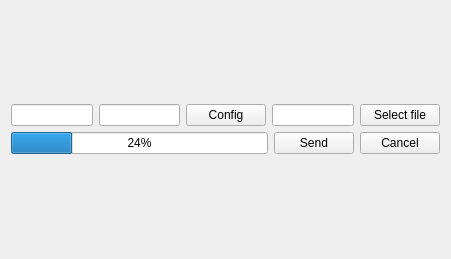
<?xml version="1.0" encoding="UTF-8"?>
<ui version="4.0">
 <class>fileOperation</class>
 <widget class="QWidget" name="fileOperation">
  <property name="geometry">
   <rect>
    <x>0</x>
    <y>0</y>
    <width>451</width>
    <height>259</height>
   </rect>
  </property>
  <property name="windowTitle">
   <string>Form</string>
  </property>
  <layout class="QVBoxLayout" name="verticalLayout_2">
   <item>
    <layout class="QVBoxLayout" name="verticalLayout">
     <item>
      <layout class="QHBoxLayout" name="horizontalLayout">
       <item>
        <widget class="QLineEdit" name="ip"/>
       </item>
       <item>
        <widget class="QLineEdit" name="port"/>
       </item>
       <item>
        <widget class="QPushButton" name="connectServer">
         <property name="text">
          <string>Config</string>
         </property>
        </widget>
       </item>
       <item>
        <widget class="QLineEdit" name="fileNameInput"/>
       </item>
       <item>
        <widget class="QPushButton" name="selectFileBtn">
         <property name="text">
          <string>Select file</string>
         </property>
        </widget>
       </item>
      </layout>
     </item>
     <item>
      <layout class="QHBoxLayout" name="horizontalLayout_2">
       <item>
        <widget class="QProgressBar" name="progressBar">
         <property name="value">
          <number>24</number>
         </property>
        </widget>
       </item>
       <item>
        <widget class="QPushButton" name="sendBtn">
         <property name="text">
          <string>Send</string>
         </property>
        </widget>
       </item>
       <item>
        <widget class="QPushButton" name="cancelBtn">
         <property name="text">
          <string>Cancel</string>
         </property>
        </widget>
       </item>
      </layout>
     </item>
    </layout>
   </item>
  </layout>
 </widget>
 <resources/>
 <connections/>
</ui>
